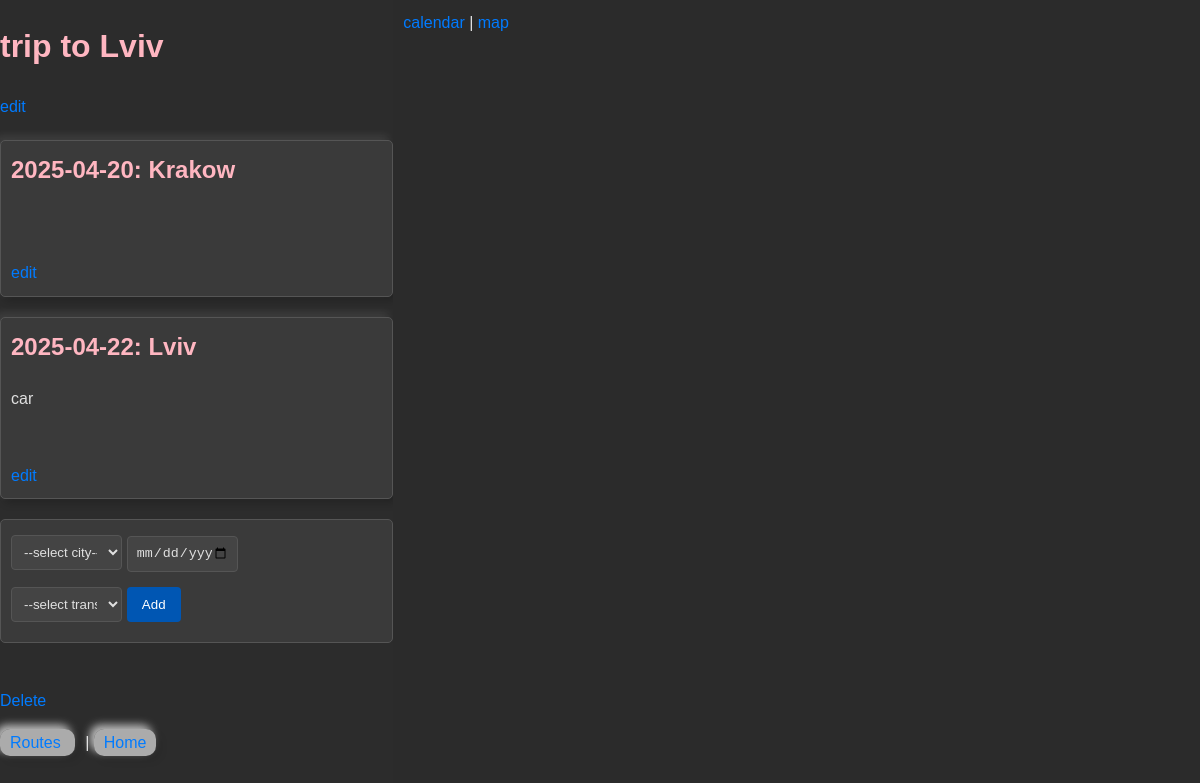
/route/1, run on the app's committed database.
### app/models/route_model.py (models this page shows, shortened)
class Route(db.Model):
    __tablename__ = 'routes'
    id = db.Column(db.Integer, primary_key=True)
    name = db.Column(db.String(100), nullable=False)
    description = db.Column(db.String(1024))

### app/models/checkpoint_model.py (models this page shows, shortened)
class Checkpoint(db.Model):
    __tablename__ = 'checkpoints'
    id = db.Column(db.Integer, primary_key=True)
    route_id = db.Column(db.Integer)
    city_id = db.Column(db.Integer)
    from_date = db.Column(db.String(100))
    to_date = db.Column(db.String(100))
    transport = db.Column(db.String(100))
    description = db.Column(db.String(1024))

### app/models/city_model.py (models this page shows, shortened)
class City(db.Model):
    __tablename__ = 'cities'
    id = db.Column(db.Integer, primary_key=True)
    name = db.Column(db.String(100), nullable=False)
    latitude = db.Column(db.Float)
    longitude = db.Column(db.Float)

### app/routes/route.py (the view)
@route_bp.route("/route/<id>")
def show(id):
    route = Route.query.get(id)
    if not route: abort(404)
    cities = City.query.all()
    checkpooints_stmt = select(Checkpoint).where(Checkpoint.route_id == route.id)
    checkpoints = [checkpoint for checkpoint in db.session.scalars(checkpooints_stmt)]
    for checkpoint in checkpoints:
        checkpoint.city = City.query.get(checkpoint.city_id)
    return render_template('route.html.j2', route=route, cities=cities, checkpoints=checkpoints, transports=transports)

### app/templates/route.html.j2 (shortened to what this page needs)
<html>
<head>
    <link rel="stylesheet" type="text/css" href="/static/route.css">
    <link href='/static/fullcalendar.css' rel='stylesheet' />
</head>
<body>
    <div style="display: flex; height: 100vh;">
        <div style="flex: 1; overflow-y: scroll;">
            <div class="trip" id="trip_{{route.id}}">
                <h1>{{route.name}}</h1>
                <a onclick="document.getElementById('edit_trip_{{route.id}}').style.display = 'block';
                        document.getElementById('trip_{{route.id}}').style.display = 'none';">edit</a>
            </div>
            <div class="checkpoints">
                {% for checkpoint in checkpoints %}
                <div class="checkpoint" id="checkpoint_{{checkpoint.id}}">
                    <h2>{{checkpoint.from_date}}: {{checkpoint.city.name}}</h2>
                    <div class="transport value">{{checkpoint.transport}}</div><br>
                    <div class="description value">{{checkpoint.description}}</div><br>
                    <a onclick="document.getElementById('edit_checkpoint_{{checkpoint.id}}').style.display = 'block';
                        document.getElementById('checkpoint_{{checkpoint.id}}').style.display = 'none';">
                        edit</a>
                </div>
                {% endfor %}
            </div>
            <form action="/checkpoint/add">
                <select name="city_id">
                    <option value="">--select city--</option>
                </select>
                <input type="date" name="date" value=""><br>
                <select name="transport">
                    <option value="">--select transport--</option>
                </select>
                <input type="submit" value="Add">
            </form>
            <br>
            <a href="/route/{{route.id}}/delete">Delete</a><br>
            <p>
                <a href="/routes">Routes </a> |
                <a href="/">Home </a><br>
            </p>
        </div>
        <div style="flex: 2; padding: 10px; background-color: #2b2b2b;">
            <div>
                <a onclick="document.getElementById('calendar').style.display = 'block';
                        document.getElementById('map').style.display = 'none';">
                    calendar
                </a>|
                <a onclick="document.getElementById('map').style.display = 'block';
                        document.getElementById('calendar').style.display = 'none';">map
                </a>
            </div>
            <div id="map" ></div>
        </div>
    </div>
</body>
</html>

### app/static/route.css (style rules this page uses)
body { font-family: Arial, sans-serif; line-height: 1.6; margin: 0; padding: 0; background-color: #f4f4f4; color: #333; }
h1, h2 { color: #444; }
a { color: #007BFF; text-decoration: none; }
form { margin-bottom: 20px; padding: 10px; background: #fff; border: 1px solid #ddd; border-radius: 5px; }
form input[type="text"], form input[type="date"], form select, form textarea { width: 30%; padding: 8px; margin: 5px 0 10px; border: 1px solid #ccc; border-radius: 4px; box-sizing: border-box; }
form input[type="submit"] { background-color: #007BFF; color: white; border: none; padding: 10px 15px; cursor: pointer; border-radius: 4px; }
.checkpoints { margin-top: 20px; }
.checkpoint { margin-bottom: 20px; padding: 10px; background: #fff; border: 1px solid #ddd; border-radius: 5px; box-shadow: 4px 4px 8px rgba(0, 0, 0, 0.2), -4px -4px 8px rgba(255, 255, 255, 0.1); transition: all 0.3s ease; }
.checkpoint h2 { margin-top: 0; }
p a { margin-right: 10px; padding: 5px 10px; border-radius: 10px; background: rgba(255, 255, 255, 0.6); box-shadow: 4px 4px 8px rgba(0, 0, 0, 0.1), -4px -4px 8px rgba(255, 255, 255, 0.7); transition: all 0.3s ease; }
body { background-color: #2c2c2c; color: #e0e0e0; }
form { background: #3a3a3a; border: 1px solid #555; }
form input[type="text"], form input[type="date"], form select, form textarea { border: 1px solid #555; background-color: #444; color: #e0e0e0; }
form select { width: 30%; }
form input[type="submit"] { background-color: #0056b3; }
.checkpoint { background: #3a3a3a; border: 1px solid #555; }
h1, h2 { color: #ffb6c1; }

### app/static/fullcalendar.css (style rules this page uses)
:root { --fc-daygrid-event-dot-width:8px }
:root { --fc-list-event-dot-width:10px;--fc-list-event-hover-bg-color:#f5f5f5 }

### app/templates/route.html.j2 (style rules this page uses)
#map { height: 100%; width: 100%; }

### data on the page
Route: name "trip to Lviv"
Checkpoint: from_date "2025-04-20", city.name "Krakow"
Checkpoint: from_date "2025-04-22", city.name "Lviv", transport "car"
